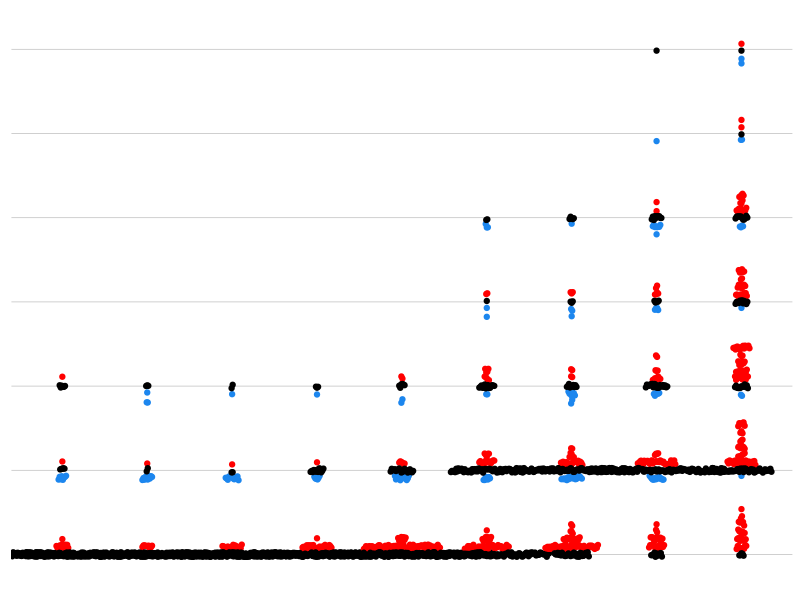
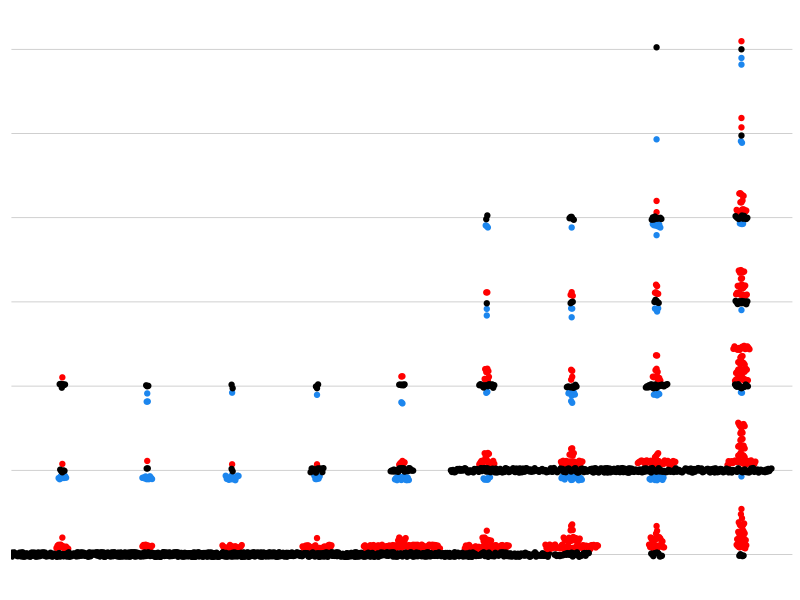

Write the R code that produced these figures, in order.
#load libraries
library(ggplot2)

# set working directory
setwd("/path/to/files")

#load input files
#change the file name "1D.csv" to make a different fish dotplot figure
    FISHseries <- read.csv("1D.csv", sep=",")
    FISHseries$dose <- as.factor(FISHseries$dose)

#make dot plot of FISH data series   
    ggplot(FISHseries, aes(dose, green_red, fill = count, color = count)) + 
	geom_dotplot(binaxis = "y", 
		stackdir = "center", 
		stackratio = 0.2, 
		dotsize = 1, 
		method = "dotdensity", 
		binpositions = "bygroup", 
		binwidth = 0.07, 
		drop = TRUE, 
		position = position_jitter(width = 0, height = 0.03)) + 
	scale_y_continuous(limits=c(2.1,9), 
		breaks = seq(1.1, 9.9, by = 2.2)) + 
	theme(legend.position="none") + 
	scale_fill_manual(values=c("RED"," dodgerblue2","BLACK")) + 
	scale_color_manual(values=c("RED"," dodgerblue2","BLACK")) + 
	theme(axis.title.x=element_blank(), 
		axis.text.x=element_blank(),
		axis.ticks.x=element_blank(), 
		axis.title.y=element_blank(), 
		axis.text.y=element_blank(),
		axis.ticks.y=element_blank()) + 
	theme(panel.background = element_rect(fill = "white"),
		panel.grid.major=element_line(size=0.25,linetype='solid',color="grey"), 
		panel.grid.minor=element_line(size=0.25, linetype='solid',color="grey"), 
		panel.grid.major.x = element_blank())
    
#save the files
ggsave("1D.tiff", device="tiff", width =7.45, height =2.58 , units ="in" , dpi=300)
